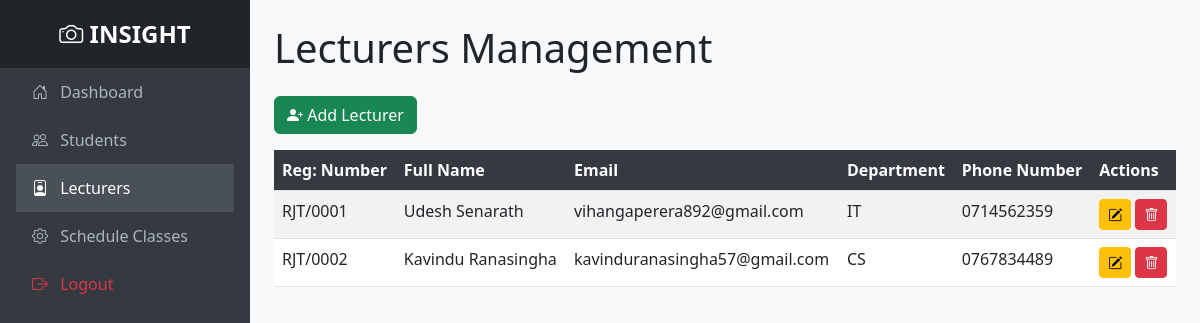
/lecturer/ (signed in), run on the app's committed database.
### app/models.py (models this page shows, shortened)
class Lecture(models.Model):
    DEPARTMENT_CHOICES = [
        ('CS', 'Computer Science'),
        ('IT', 'Information Technology'),
        ('ENG', 'Engineering'),
        ('BIZ', 'Business'),
        ('SCI', 'Science'),
    ]
    l_reg_number = models.CharField(max_length=20, unique=True, default='RJT/0000')
    l_first_name = models.CharField(max_length=50)
    l_last_name = models.CharField(max_length=50)
    l_email = models.EmailField(unique=True)
    l_phone = models.CharField(max_length=15)
    l_department = models.CharField(max_length=50, choices=DEPARTMENT_CHOICES, default='CS')
    def full_name(self):
        return f"{self.l_first_name} {self.l_last_name}"

### app/views.py (the view)
# urls.py: path('lecturer/', views.lecture_list, name='lecture_list'),
@login_required(login_url='/login/')
def lecture_list(request):
    lectures = Lecture.objects.all()
    form = LectureForm()
    return render(request, 'Lecturer.html', {'lectures': lectures, 'form': form})

### templates/Lecturer.html (shortened to what this page needs)
<!DOCTYPE html>
<html lang="en">
<head>
  <link
    href="https://cdn.jsdelivr.net/npm/bootstrap@5.3.0-alpha3/dist/css/bootstrap.min.css"
    rel="stylesheet"
  >
  <link
    href="https://cdn.jsdelivr.net/npm/bootstrap-icons/font/bootstrap-icons.css"
    rel="stylesheet"
  >
</head>
<body>
  <div class="dashboard">
    <div class="sidebar d-flex flex-column">
      <div class="logo">
        <i class="bi bi-camera"></i> INSIGHT
      </div>
      <nav class="nav flex-column px-3">
        <a href="{% url 'home' %}" class="nav-link">
          <i class="bi bi-house-door me-2"></i> Dashboard
        </a>
        <a href="{% url 'student_list' %}" class="nav-link">
          <i class="bi bi-people me-2"></i> Students
        </a>
        <a href="{% url 'lecture_list' %}" class="nav-link active">
          <i class="bi bi-person-badge me-2"></i> Lecturers
        </a>
        <a href="{% url 'class_schedule_list' %}" class="nav-link">
          <i class="bi bi-gear me-2"></i> Schedule Classes
        </a>
        <a href="{% url 'user_logout' %}" class="nav-link text-danger">
          <i class="bi bi-box-arrow-right me-2"></i> Logout
        </a>
      </nav>
    </div>
    <div class="content">
      <h1 class="mb-4">Lecturers Management</h1>
      <button
        class="btn btn-success btn-add-lecturer"
        data-bs-toggle="modal"
        data-bs-target="#addLecturerModal">
        <i class="bi bi-person-plus-fill"></i> Add Lecturer
      </button>
      <div class="table-responsive">
        <table class="table table-striped table-hover">
          <thead>
            <tr>
              <th>Reg: Number</th>
              <th>Full Name</th>
              <th>Email</th>
              <th>Department</th>
              <th>Phone Number</th>
              <th>Actions</th>
            </tr>
          </thead>
          <tbody>
            {% for lecture in lectures %}
            <tr>
              <td>{{ lecture.l_reg_number }}</td>
              <td>{{ lecture.full_name }}</td>
              <td>{{ lecture.l_email }}</td>
              <td>{{ lecture.l_department }}</td>
              <td>{{ lecture.l_phone }}</td>
              <td>
                <button class="btn btn-sm btn-warning editLecturerBtn" data-lecturer='{"l_reg_number": "{{ lecture.l_reg_number }}", "l_first_name": "{{ lecture.l_first_name }}", "l_last_name": "{{ lecture.l_last_name }}", "l_email": "{{ lecture.l_email }}", "l_phone": "{{ lecture.l_phone }}", "l_department": "{{ lecture.l_department }}"}' data-bs-toggle="modal" data-bs-target="#editLecturerModal">
                  <i class="bi bi-pencil-square"></i>
                </button>
                <button class="btn btn-sm btn-danger deleteLecturerBtn" data-bs-toggle="modal" data-bs-target="#deleteLecturerModal" data-lecturer="{{ lecture.l_reg_number }}">
                  <i class="bi bi-trash"></i>
                </button>
              </td>
            </tr>
            {% endfor %}
          </tbody>
        </table>
      </div>
    </div>
  </div>
</body>
</html>

### templates/Lecturer.html (style rules this page uses)
body { display: flex; min-height: 100vh; flex-direction: column; }
.dashboard { display: flex; flex-grow: 1; overflow: hidden; }
.sidebar { width: 250px; background-color: #343a40; color: white; }
.sidebar .logo { text-align: center; font-size: 1.5rem; font-weight: bold; padding: 1rem; background: #212529; }
.sidebar .nav-link { color: #adb5bd; padding: 0.75rem 1rem; }
.sidebar .nav-link:hover, .sidebar .nav-link.active { background-color: #495057; color: white; }
.content { flex-grow: 1; background-color: #f8f9fa; overflow-y: auto; padding: 1.5rem; }
.table thead th { background-color: #343a40; color: white; }
.btn-add-lecturer { margin-bottom: 1rem; }

### data on the page
Lecture: l_reg_number "RJT/0001", full_name "Udesh Senarath", l_email "vihangaperera892@gmail.com", l_department "IT", l_phone "0714562359"
Lecture: l_reg_number "RJT/0002", full_name "Kavindu Ranasingha", l_email "kavinduranasingha57@gmail.com", l_department "CS", l_phone "0767834489"
